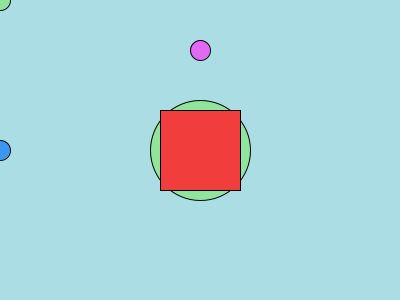
Frame 1 (no input)
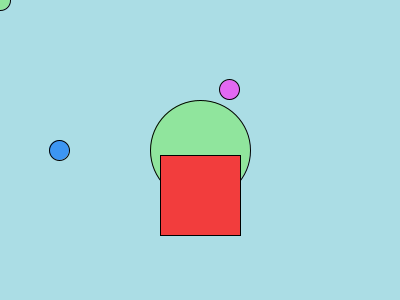
Frame 60 (the mouse pressed at the canvas centre just before this capture)
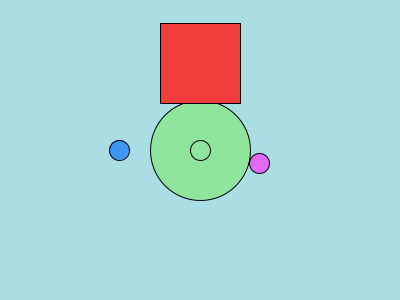
Frame 120 (the mouse held since frame 60 and released just before this capture)

The Processing sketch that drew these frames (run headless with seeded random() and noise(); from frame 60 on, the mouse is pressed at the canvas centre):

// Processing sketch: Quiz_06_Mission_08
// ── Quiz_06_Mission_08.pde
int xpos1 = 0;
int ypos1 = 110;
int yspeed = 3;
color c1 = #ABDDE5;

float xpos2 = 200;
float ypos2 = 50;
float velocity = 0;
float gravity = 0.35;
float breeze = 0.5;
float bounce = -1;

void setup() {
  size(400,300);
  background(#ABDDE5);
}

void draw() {
  background(c1);
  
  if (keyPressed) {
    if (key == 'r') {
      c1 = #F02C50;
    } else if (key == 'g') {
      c1 = #2CF08F;
    } else if (key == 'y') {
      c1 = #F7E86E;
    }
  }
  
  fill(#90E59D);
  ellipse(200,150,100,100);
  
  fill(#3D96F2);
  ellipse(xpos1,150,20,20);
  xpos1 += 1;
  
  fill(#F23D3D);
  rect(160,ypos1,80,80);
  ypos1 += yspeed;
  
  if (ypos1 >= 220 || ypos1 <= 0) {
    yspeed = yspeed*-1;
  }
  
  fill(#90E59D);
  ellipse(mouseX,mouseY,20,20);
  

  fill(#E269F2);
  ellipse(xpos2,ypos2,20,20);
  
  velocity += gravity;
  ypos2 += velocity;
  xpos2 += breeze;
  
  if(ypos2 > 280)
  {
    velocity *= bounce;
  }
  
  if (xpos2 >= 400) {
    breeze *= -1;
  }
  
  if (xpos2 < 19) {
    gravity = 0;
    velocity = 0;
    breeze = 0;
  }
}
